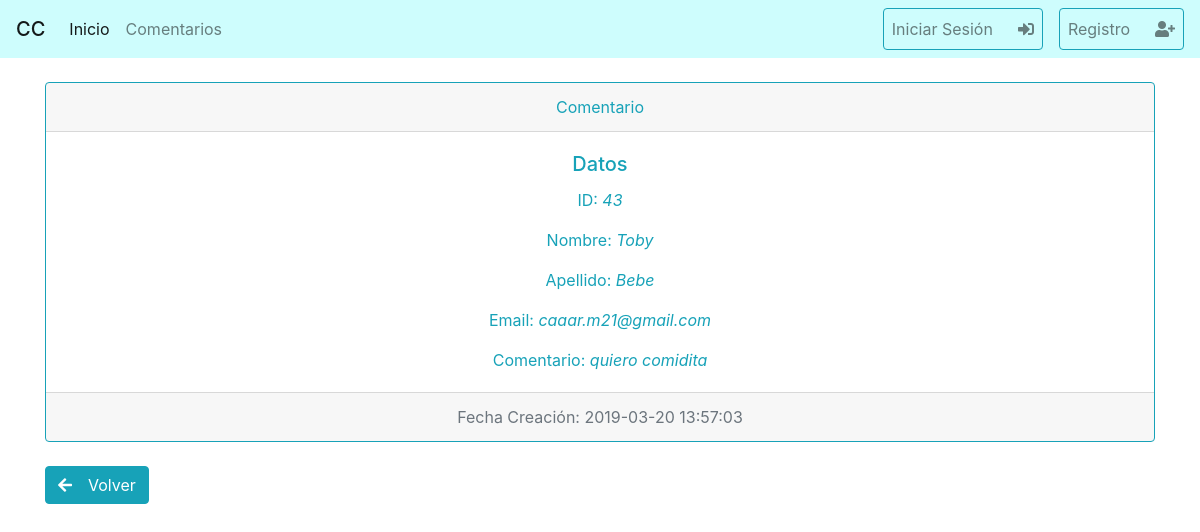
The app's page /ver_comentario.php?id=43, older data.
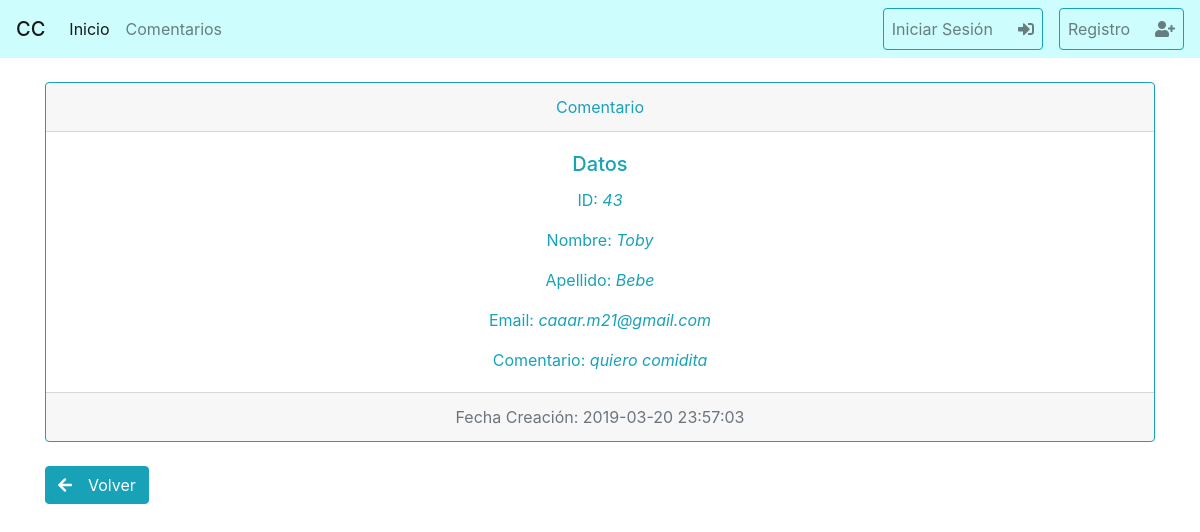
The same page, newer data.
### tables this page shows
CREATE TABLE `comentarios` (
  `id` int(11) NOT NULL,
  `nombre` varchar(255) NOT NULL,
  `apellido` varchar(255) NOT NULL,
  `email` varchar(255) NOT NULL,
  `comentario` text NOT NULL,
  `fecha_creacion` timestamp NOT NULL DEFAULT CURRENT_TIMESTAMP
);

### ver_comentario.php (the view)
<?php
require 'plantillas/cabecera.php';
$con = conectar();
$consulta = $con->query("SELECT id,nombre,apellido,email,comentario,fecha_creacion FROM comentarios  WHERE id = {$_REQUEST['id']}");
$coment = $consulta->fetchAll(PDO::FETCH_ASSOC);
?>
<br>
<div class="card text-center text-info border-info">
    <div class="card-header">
        Comentario
    </div>
    <div class="card-body ">
        <h5 class="card-title">Datos</h5>
        <?php foreach ($coment as $comenta): ?>
            <p class="card-text ">ID: <em><?= $comenta['id'] ?></em></p>
            <p class="card-text ">Nombre: <em><?= $comenta['nombre'] ?></em></p>
            <p class="card-text">Apellido: <em><?= $comenta['apellido'] ?></em></p>
            <p class="card-text">Email: <em><?= $comenta['email'] ?></em></p>
            <p class="card-text">Comentario: <em><?= $comenta['comentario'] ?></em></p>
        <?php endforeach ?>
    </div>
    <div class="card-footer text-muted">
        <?php foreach ($coment as $comenta): ?>
            <p class="card-text">Fecha Creación: <span><?= $comenta['fecha_creacion'] ?></span></p>
        <?php endforeach; ?>
    </div>
</div>
<br>
<a href="<?= ROOT ?>/listado_comentarios.php" class="btn btn-info"><span
            class="fa fa-arrow-left"></span>&emsp;Volver</a>
<?php require 'plantillas/footer.php'; ?>

Row changes from the older to the newer data that the page shows:
changed comentarios "Toby": fecha_creacion "2019-03-20 13:57:03" → "2019-03-20 23:57:03"
